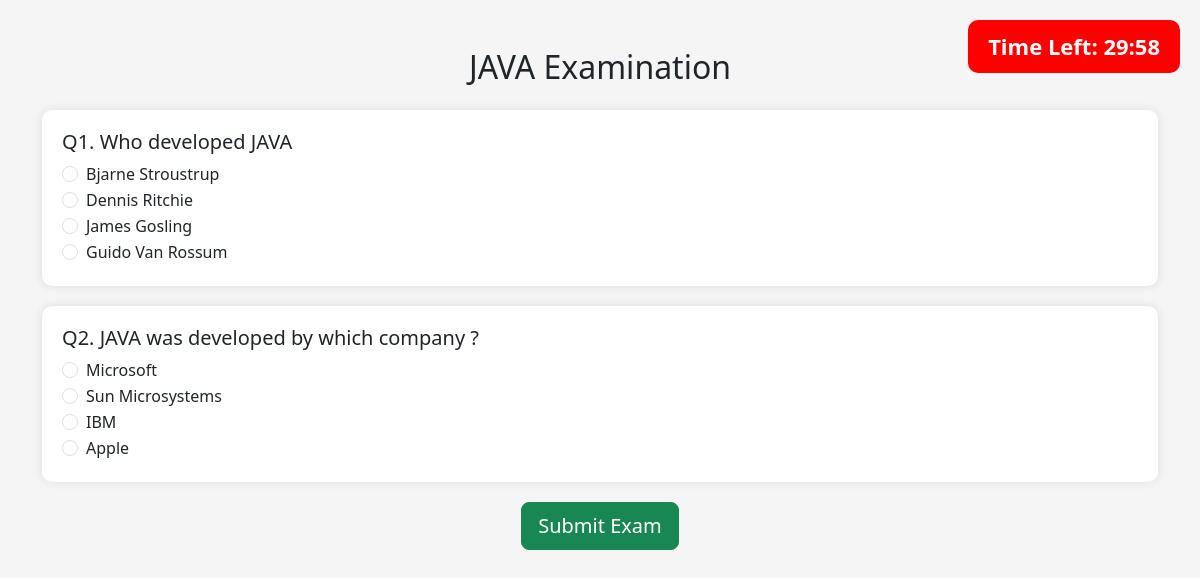
The page /exam/7/ on the database its author committed.
### exam/models.py (models this page shows, shortened)
class Subject(models.Model):
    subject_name = models.CharField(max_length=100)

class Question(models.Model):
    subject = models.ForeignKey(Subject, on_delete=models.CASCADE)
    question = models.TextField()
    option1 = models.CharField(max_length=200)
    option2 = models.CharField(max_length=200)
    option3 = models.CharField(max_length=200)
    option4 = models.CharField(max_length=200)
    answer = models.CharField(max_length=200)

### exam/views.py (the view, shortened to what this page needs)
# urls.py: path('exam/<int:subject_id>/', views.subject_exam, name='subject_exam'),
def subject_exam(request, subject_id):
    subject = Subject.objects.get(id=subject_id)
    questions = Question.objects.filter(subject=subject)
    return render(request, "subject_exam.html", {
        "subject": subject,
        "questions": questions
    })

### templates/subject_exam.html (shortened to what this page needs)
<!DOCTYPE html>
<html>
<head>
    <link href="https://cdn.jsdelivr.net/npm/bootstrap@5.3.0/dist/css/bootstrap.min.css" rel="stylesheet">
</head>
<body>
    <div class="timer">
        Time Left:
        <span id="time">30:00</span>
    </div>
    <div class="container mt-5">
        <h2 class="text-center mb-4">
            {{ subject.subject_name }} Examination
        </h2>
        <form method="POST" id="examForm">
            {% for question in questions %}
            <div class="question-box">
                <h5>
                    Q{{ forloop.counter }}.
                    {{ question.question }}
                </h5>
                <div class="form-check">
                    <input class="form-check-input" type="radio" name="{{ question.id }}"
                        value="{{ question.option1 }}">
                    <label class="form-check-label">
                        {{ question.option1 }}
                    </label>
                </div>
                <div class="form-check">
                    <input class="form-check-input" type="radio" name="{{ question.id }}"
                        value="{{ question.option2 }}">
                    <label class="form-check-label">
                        {{ question.option2 }}
                    </label>
                </div>
                <div class="form-check">
                    <input class="form-check-input" type="radio" name="{{ question.id }}"
                        value="{{ question.option3 }}">
                    <label class="form-check-label">
                        {{ question.option3 }}
                    </label>
                </div>
                <div class="form-check">
                    <input class="form-check-input" type="radio" name="{{ question.id }}"
                        value="{{ question.option4 }}">
                    <label class="form-check-label">
                        {{ question.option4 }}
                    </label>
                </div>
            </div>
            {% endfor %}
            <div class="text-center mb-5">
                <button class="btn btn-success btn-lg">
                    Submit Exam
                </button>
            </div>
        </form>
    </div>
</body>
</html>

### templates/subject_exam.html (style rules this page uses)
body { background: #f5f5f5; }
.timer { position: fixed; top: 20px; right: 20px; background: red; color: white; padding: 10px 20px; border-radius: 10px; font-size: 22px; font-weight: bold; }
.question-box { background: white; padding: 20px; margin-bottom: 20px; border-radius: 10px; box-shadow: 0 0 10px rgba(0, 0, 0, 0.1); }

### rows shown on the page
Subject: subject_name "JAVA"
Question: question "Who developed JAVA", option1 "Bjarne Stroustrup", option2 "Dennis Ritchie", option3 "James Gosling", option4 "Guido Van Rossum"
Question: question "JAVA was developed by which company ?", option1 "Microsoft", option2 "Sun Microsystems", option3 "IBM", option4 "Apple"
